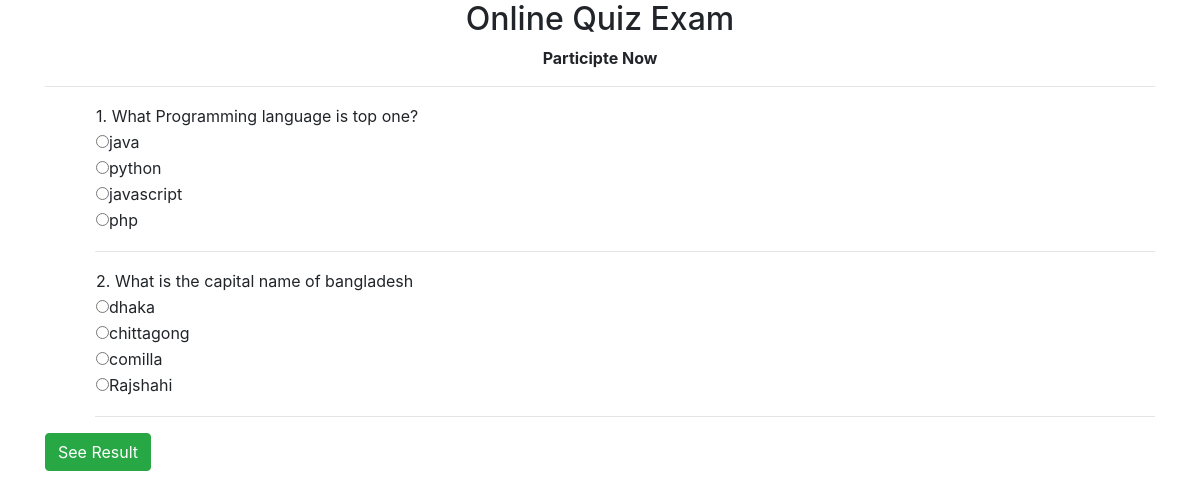
The page / on the database its author committed.
### QuizApp/models.py (models this page shows, shortened)
class ExamQuestion(models.Model):
    question = models.CharField(max_length=200)
    option1 = models.CharField(max_length=100)
    option2 = models.CharField(max_length=100)
    option3 = models.CharField(max_length=100)
    option4 = models.CharField(max_length=100)
    correct_anwser = models.CharField(max_length=100)

### QuizApp/views.py (the view)
# urls.py: path('', views.quizlist, name='quizlist'),
def quizlist(request):
    resutls = ExamQuestion.objects.all()
    context = {'results': resutls}
    return render(request, 'quiz/home.html', context)

### QuizApp/templates/quiz/home.html (shortened to what this page needs)
<!doctype html>
<html lang="en">
  <head>
    <link rel="stylesheet" href="https://maxcdn.bootstrapcdn.com/bootstrap/4.0.0/css/bootstrap.min.css">
  </head>
  <body>
    <div class="container">
        <h2 class="text-center">Online Quiz Exam </h2>
        <p class="text-center"><strong>Participte Now </strong></p>
  <hr>
<div style="padding-left: 50px;">
        {% for result in results %}
        <table>
             <tr>
                 <td>{{ result.id }}. {{ result.question }}</td>
             </tr>
             <tr>
                <td><input type="radio" class="radiobtn" id="option1" name="{{ result.id}}" value="{{ result.option1}}">{{ result.option1}}</td>
            </tr>
            <tr>
                <td><input type="radio"  class="radiobtn" id="option2" name="{{ result.id}}" value="{{ result.option2}}">{{ result.option2}}</td>
            </tr>
            <tr>
                <td><input type="radio" class="radiobtn" id="option3" name="{{ result.id}}" value="{{ result.option3}}">{{ result.option3}}</td>
            </tr>
            <tr>
                <td><input type="radio" class="radiobtn" id="option3" name="{{ result.id}}" value="{{ result.option4}}">{{ result.option4}}</td>
            </tr>
            <tr>
               <td></td>
            </tr>
        </table>
        <hr>
        {% endfor %}
</div>
<button type="submit" id="btn1" class="btn btn-success" onclick="getAnswe();">See Result</button>
    </div>
  </body>
</html>

### rows shown on the page
ExamQuestion: id "1", question "What Programming language is top one?", option1 "java", option2 "python", option3 "javascript", option4 "php"
ExamQuestion: id "2", question "What is the capital name of bangladesh", option1 "dhaka", option2 "chittagong", option3 "comilla", option4 "Rajshahi"
